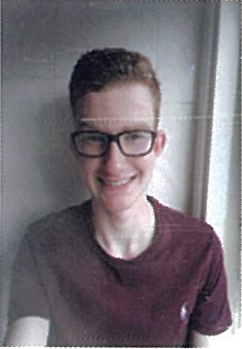
#> input picture templates/student_photo.png, 242 x 349 px
$ python -i object_matching.py   (imports and definitions only)
#> lines starting #> are read from the running program, lines starting #| are printed output that depends on the picture; after the words box and inside, x2 and y2 are one past the last pixel; in counts of white or black regions, pixels touching at a corner belong together
#> further down, picture is the input picture: shape (349, 242, 3); mean B, G, R 118.2, 111.4, 117.7
import cv2
import numpy as np
from sklearn.cluster import DBSCAN


def detect_objects(frame):
    hsv = cv2.cvtColor(frame, cv2.COLOR_BGR2HSV)
#> hsv: shape (349, 242, 3); mean H, S, V 124.6, 32.2, 122.5
    lower_bound = np.array([0, 50, 50])
    upper_bound = np.array([180, 255, 255])
    mask = cv2.inRange(hsv, lower_bound, upper_bound)
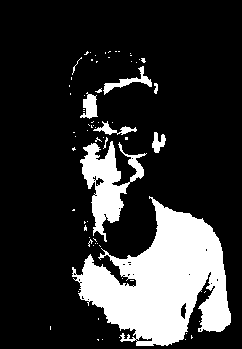
#> mask: shape (349, 242); 19.6% white; 70 white regions (61 under 20 px)

    contours, _ = cv2.findContours(mask, cv2.RETR_EXTERNAL, cv2.CHAIN_APPROX_SIMPLE)
#> contours = 70 contours, 63 with area under 20; largest, box (x1, y1, x2, y2) and area: (72, 196, 231, 346) 12284, (80, 141, 147, 242) 2422, (103, 66, 152, 95) 268, (80, 92, 98, 119) 244, (93, 121, 137, 135) 156, (152, 132, 166, 153) 136, (154, 83, 158, 94) 20

    min_area = 100
    objects = [cnt for cnt in contours if cv2.contourArea(cnt) > min_area]
#> objects = 6 contours; box (x1, y1, x2, y2) and area: (72, 196, 231, 346) 12284, (80, 141, 147, 242) 2422, (103, 66, 152, 95) 268, (80, 92, 98, 119) 244, (93, 121, 137, 135) 156, (152, 132, 166, 153) 136

    gray = cv2.cvtColor(frame, cv2.COLOR_BGR2GRAY)
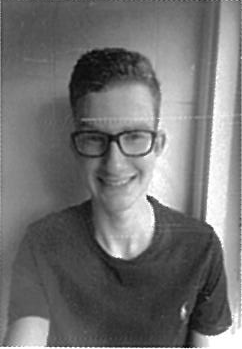
#> gray: shape (349, 242); min 4, max 255, mean 114.1
    fast = cv2.FastFeatureDetector_create()
    keypoints = fast.detect(gray, None)
#> keypoints = 719 keypoints; strongest (x, y, size): (147, 196, 7), (183, 309, 7), (206, 221, 7), (47, 345, 7)

    for cnt in objects:
        x, y, w, h = cv2.boundingRect(cnt)
        cnt_keypoints = [kp for kp in keypoints if x <= kp.pt[0] < x + w and y <= kp.pt[1] < y + h]
        cnt_points = np.float32([kp.pt for kp in cnt_keypoints]).reshape(-1, 2)
        if len(cnt_points) > 10:
            dbscan = DBSCAN(eps=30, min_samples=5)
            dbscan.fit(cnt_points)
#> this loop made 6 passes
#> (x, y, w, h) on passes 1, 2, 3, 4, 6: (72, 196, 159, 150), (80, 141, 67, 101), (152, 132, 14, 21), (93, 121, 44, 14), (103, 66, 49, 29)
#> (x, y, w, h, cnt_points) on pass 5: (80, 92, 18, 27, [[92, 94], [80, 116], [83, 116], [88, 116]])

    return objects, keypoints


# [115 lines left out: functions match_objects, draw_objects, process_videos, not called in this run]

>>> import cv2
>>> picture = cv2.imread('templates/student_photo.png')
>>> result = detect_objects(picture)
